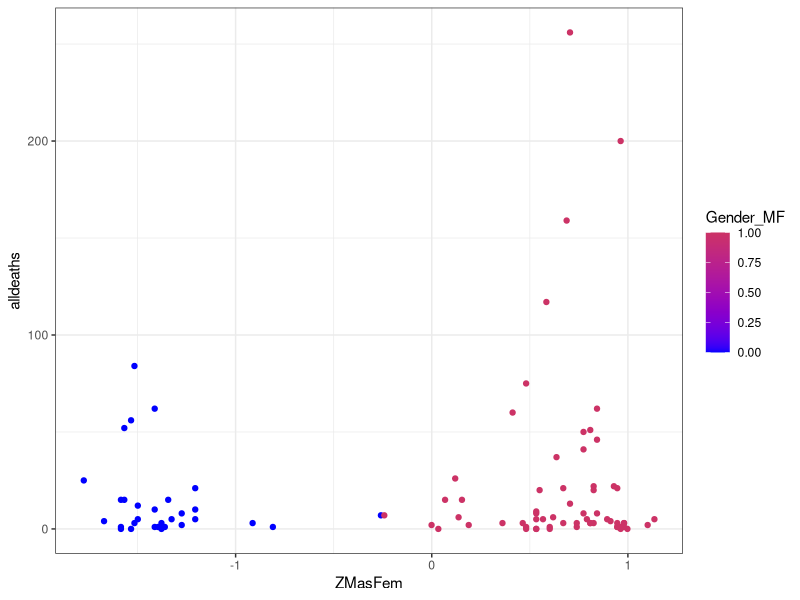
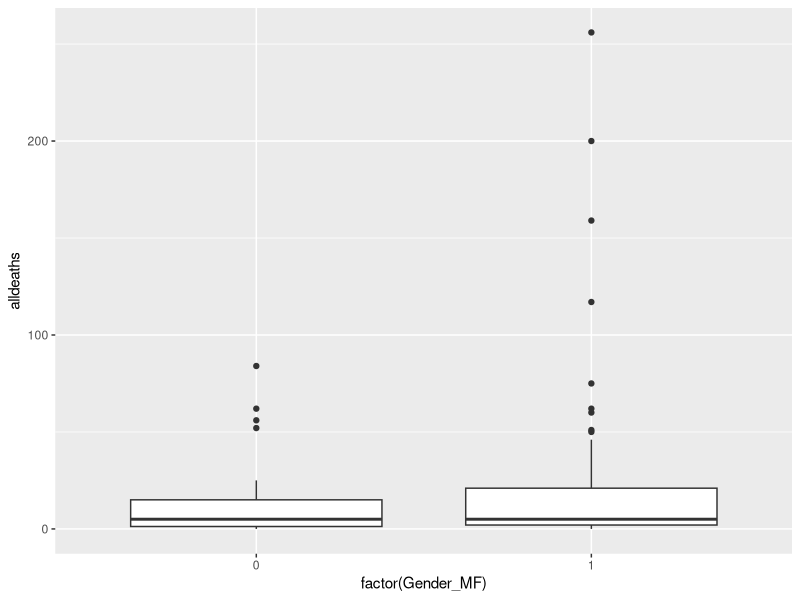
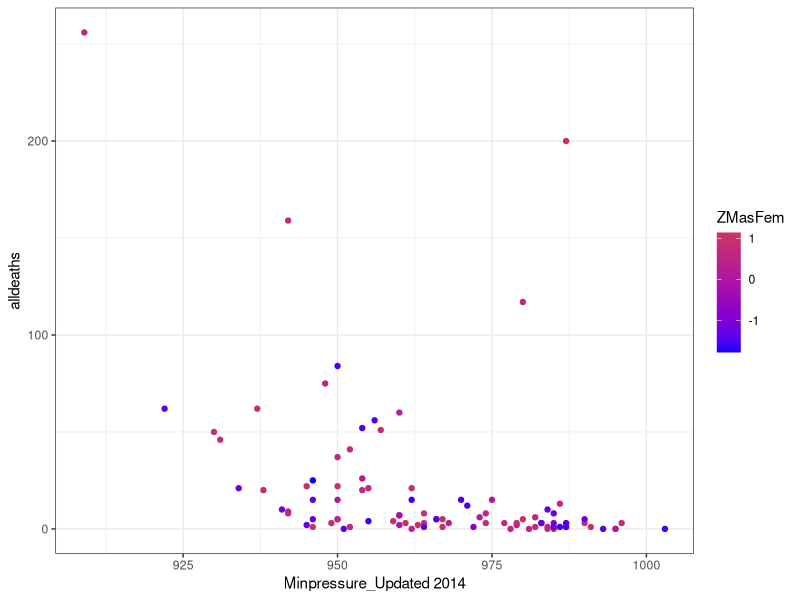
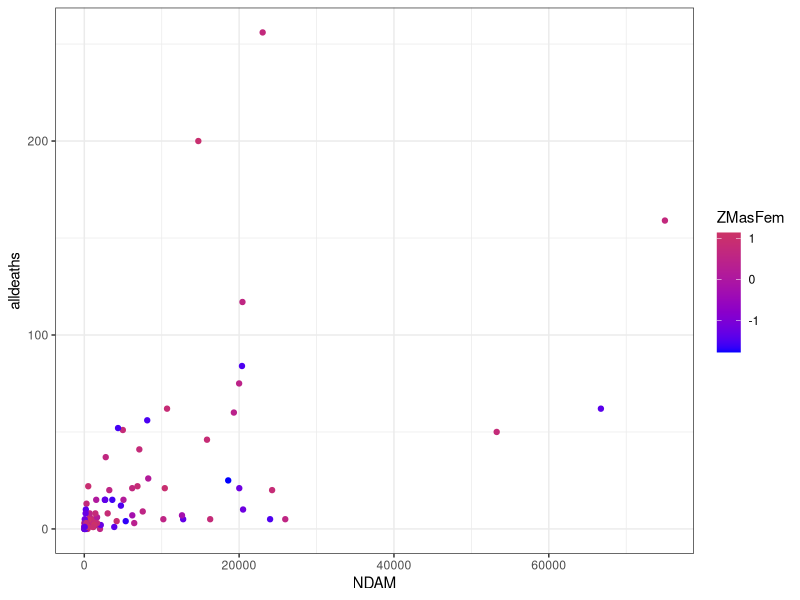
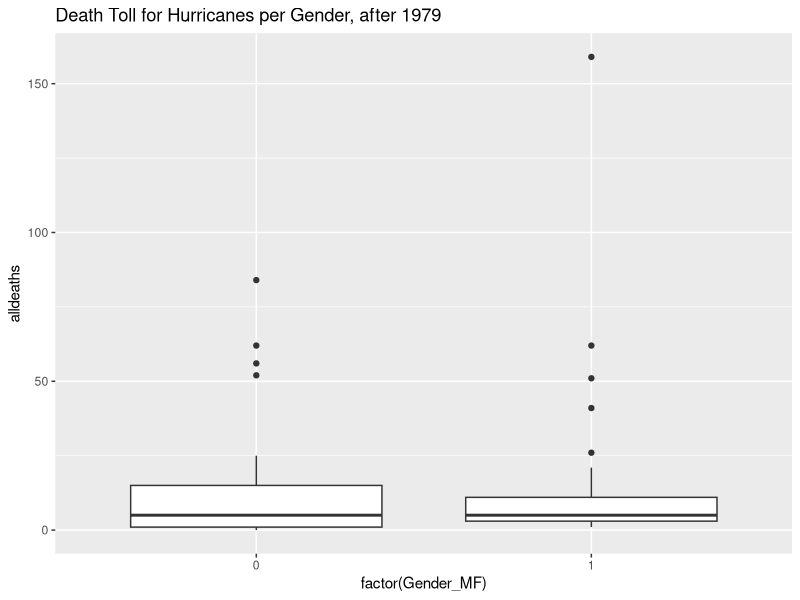

Write the R code that produced these figures, in order. (Note: this script raises an error after producing the figures.)
## ---- chunk 1
hdata1 <- readxl::read_xlsx("pnas.1402786111.sd01.xlsx", sheet = 1)[1:92,]
## ---- chunk 2
library(tidyverse)
## ---- chunk 3
hdata1 %>% ggplot(aes(x=ZMasFem, y=alldeaths, color=Gender_MF)) + geom_point(stat="identity") + scale_color_gradient(low = "blue", high = "#CC3366") + theme_bw()

hdata1 %>% ggplot(aes(x=factor(Gender_MF), y=alldeaths)) + geom_boxplot() 
## ---- chunk 4
hdata1 %>% ggplot(aes(x=`Minpressure_Updated 2014`, y=alldeaths, color=ZMasFem)) + geom_point(stat="identity") + theme_bw() + scale_color_gradient(low = "blue", high = "#CC3366")
## ---- chunk 5
hdata1 %>% ggplot(aes(x=NDAM, y=alldeaths, color=ZMasFem)) + geom_point() + theme_bw() + scale_color_gradient(low = "blue", high = "#CC3366")
## ---- chunk 6
poisreg <- glm(alldeaths ~ ZMasFem, family = "poisson", data=hdata1)
summary(poisreg)
res_poisreg <- residuals(poisreg, type="pearson")
n=92
k=2
overdisp_poisreg <- sum(res_poisreg^2)/(n-k)
print("Overdispersion factor of Poisson model")
overdisp_poisreg
print("Probability that values greater than overdispersion factor are observed")
1- pchisq(overdisp_poisreg, n-k)
## ---- chunk 7
qpoisreg <- glm(alldeaths ~ ZMasFem, family = "quasipoisson", data=hdata1)
summary(qpoisreg)
## ---- chunk 8
negbinh <- MASS::glm.nb(alldeaths ~ `ZMinPressure_A` + ZNDAM + ZMasFem + ZMasFem*`ZMinPressure_A` + ZMasFem*ZNDAM, data=hdata1)

summary(negbinh)

print("Median Standardized Normalized Damage")
median(hdata1$ZNDAM)
print("Median Standardized Minimum Pressure")
median(hdata1$ZMinPressure_A)
## ---- chunk 9
sandy <- hdata1 %>% filter(Name == "Sandy")
predict(negbinh, newdata=sandy, type="response")
## ---- chunk 10
hdata1 %>% filter(Year >= 1979) %>% ggplot(aes(x=factor(Gender_MF), y=alldeaths)) + geom_boxplot() + labs(title = "Death Toll for Hurricanes per Gender, after 1979")
## ---- chunk 11
vaxdata <- read_csv("COVID-19_Vaccinations_in_the_United_States_County.csv")

v17 <- load_variables(2019, "acs5", cache = TRUE) # to search tables

# extract variables of interest
acs <- get_acs(geography = "county", 
              variables = c(pop_male = "B05003_008", # population males 18+
                            pop_female = "B05003_019", # population females 18+
                            median_age = "B01002_001", # median age
                            median_income = "B19013_001", # median income
                            median_rent = "B25064_001",
                            pop_male_foreign_born = "B05003_010", # foreign males 18+
                            pop_female_foreign_born = "B05003_021",
                            white_pop = "B01001A_001", # total white population
                            total_pop = "B01001_001", # total population
                            total_pop_educ = "B06009_001", # denom for education
                            less_hs = "B06009_002", # population with less than high school
                            high_school = "B06009_003", # high school
                            some_college = "B06009_004", # some college
                            bachelor = "B06009_005", # bachelor degree
                            grad_or_professional = "B06009_006", # grad or professional degree
                            total_pop_employ = "B23025_001", # denom for employment
                            employed = "B23025_004", # number employed
                            unemployed = "B23025_005",
                            nilf = "B23025_007", # not in labor force
                            total_pop_health = "B27020_001", # denom for health insurance
                            health_native = "B27020_003", # native born health insurance
                            health_foreign_nat = "B27020_009", # foreign naturalized health insurance
                            health_foreign_non = "B27020_014", # foreign non citizen health insurance
                            poverty_denom = "B17022_001", # denom for poverty
                            ratio_income_poverty_low = "B17022_002" # ratio less than 1.3
                            ), 
              year = 2019)

## ---- chunk 12
# code pasted from acs.R file uploaded to Quercus
vaxdata %>% select(FIPS, Recip_State, Metro_status, Series_Complete_18Plus, Series_Complete_18PlusPop_Pct, Census2019_18PlusPop) -> vaxseries

# long format
acs_wide <- acs %>% 
  select(-moe) %>% 
  pivot_wider(names_from = "variable", values_from = "estimate")

#tidy up names

acs_wide <- acs_wide %>% 
  rename(FIPS = GEOID, county_name = NAME)

# create some variables more useful for regression

acs_wide <- acs_wide %>% 
  mutate(prop_white = white_pop/total_pop,
         prop_less_than_hs = less_hs/total_pop_educ,
         prop_bachelor_above = (bachelor + grad_or_professional)/total_pop_educ,
         total_pop_18plus = pop_male+pop_female,
         prop_foreign_born = (pop_male_foreign_born+pop_female_foreign_born)/total_pop_18plus,
         prop_unemployed = unemployed/total_pop_employ,
         prop_nilf = nilf/total_pop_employ,
         prop_health_insurance = (health_native+health_foreign_nat+health_foreign_non)/total_pop_health,
         prop_low_ratio_ip = ratio_income_poverty_low/poverty_denom)

newvaxdata <- inner_join(acs_wide, vaxseries, by="FIPS") 
## ---- chunk 13
newvaxdata %>% ggplot(aes(Series_Complete_18Plus)) + geom_histogram()
newvaxdata %>% ggplot(aes(Series_Complete_18PlusPop_Pct)) + geom_histogram()
## ---- chunk 14
newvaxdata %>% ggplot(aes(x=total_pop_health, y=Series_Complete_18Plus)) + geom_point()
## ---- chunk 15
newvaxdata %>% ggplot(aes(x=prop_bachelor_above, y=Series_Complete_18PlusPop_Pct)) + geom_point()
## ---- chunk 16
newvaxdata %>% ggplot(aes(x=Metro_status, y=Series_Complete_18PlusPop_Pct)) + geom_boxplot()
## ---- chunk 17
newvaxdata %>% ggplot(aes(x=median_income, y=Series_Complete_18PlusPop_Pct)) + geom_point()
## ---- chunk 18
qqnorm(newvaxdata$Series_Complete_18PlusPop_Pct)
qqline(newvaxdata$Series_Complete_18PlusPop_Pct)
shapiro.test(newvaxdata$Series_Complete_18PlusPop_Pct)
## ---- chunk 19
poisregvax <- glm(Series_Complete_18Plus ~ Metro_status + median_income + median_rent + total_pop_health + total_pop_employ + bachelor, family="poisson", offset = log(Census2019_18PlusPop), data=newvaxdata)

summary(poisregvax)
n=3120
k=6
overdisp_poisregvax <- sum(residuals(poisregvax, type="pearson")^2)/(n-k)
print("Overdispersion factor")
overdisp_poisregvax
## ---- chunk 20
quasipoisreg <- glm(Series_Complete_18Plus ~ Metro_status + median_income + median_rent + total_pop_health + total_pop_employ + total_pop_educ, family="quasipoisson", offset = log(Census2019_18PlusPop), data=newvaxdata)
summary(quasipoisreg)
## ---- chunk 21
negbinvax <- MASS::glm.nb(Series_Complete_18Plus ~ total_pop_educ*median_income + total_pop_health*total_pop_employ + Metro_status + median_income*median_rent + Metro_status*median_rent + offset(log(Census2019_18PlusPop)), data=newvaxdata)

summary(negbinvax)
## ---- chunk 22
ada <- newvaxdata %>% filter(county_name == "Ada County, Idaho")
ada_pred <- predict(negbinvax, newdata = ada, type="response")
## ---- chunk 23
ada_predq <- predict(quasipoisreg, newdata = ada, type="response")
ada_pop <- ada %>% select(Census2019_18PlusPop) %>% pull()
ada_pred/ada_pop
ada_predq/ada_pop
ada_trueprop <- ada %>% select(Series_Complete_18PlusPop_Pct)
ada_trueprop
